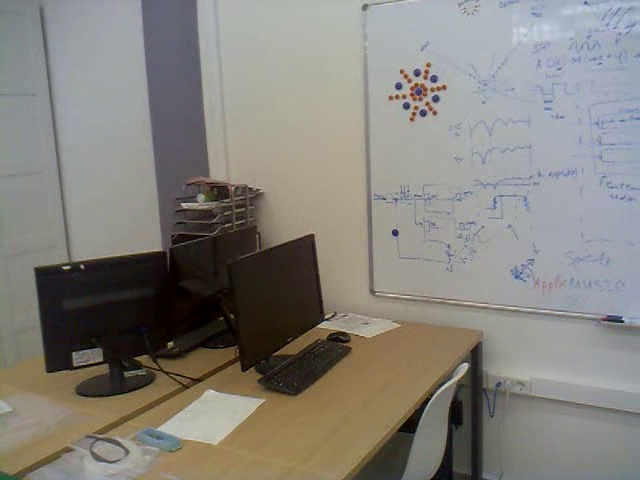
#> input picture Python/Detectors/Harris corners detection/3.jpg, 640 x 480 px
$ python HCD.py
#> lines starting #> are read from the running program, lines starting #| are printed output that depends on the picture; after the words box and inside, x2 and y2 are one past the last pixel; in counts of white or black regions, pixels touching at a corner belong together
import numpy as np
import cv2
import glob


img = cv2.imread('3.jpg')
#> img is the input picture: shape (480, 640, 3); mean B, G, R 124, 130.2, 132.9
gray = cv2.cvtColor(img,cv2.COLOR_BGR2GRAY)
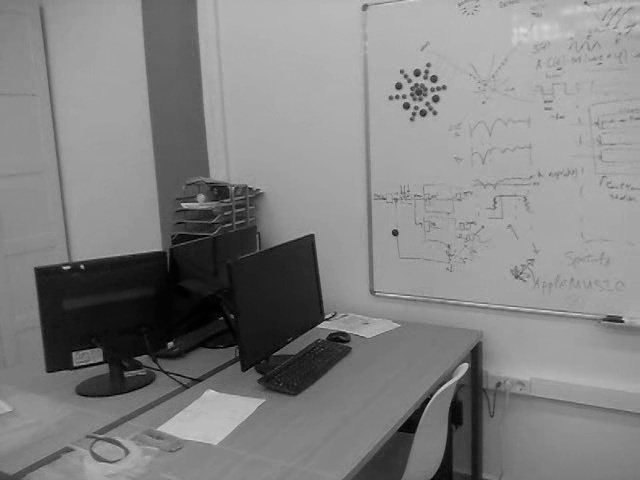
#> gray: shape (480, 640); min 0, max 218, mean 130.3

gray = np.float32(gray)

#To detect only sharp corners
dst = cv2.cornerHarris(gray,2,3,0.04)

#result is dilated for marking the corners, not important
dst = cv2.dilate(dst,None)
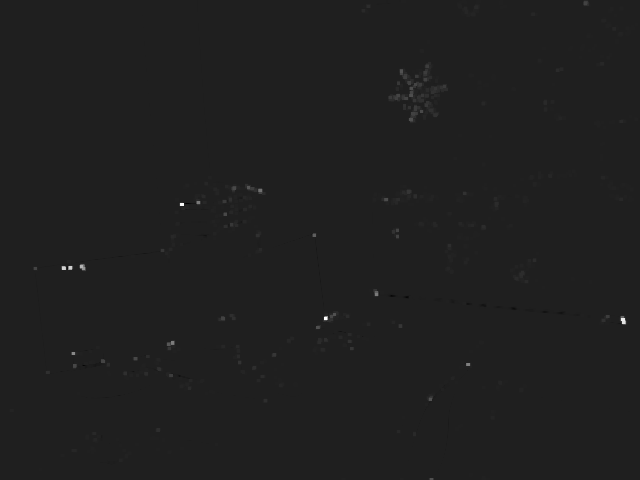
#> dst: shape (480, 640) float32; min -1832587, max 13006813, mean 16485; drawn with min black and max white

# Threshold for an optimal value, it may vary depending on the image.
img[dst>0.01*dst.max()]=[0,0,250]
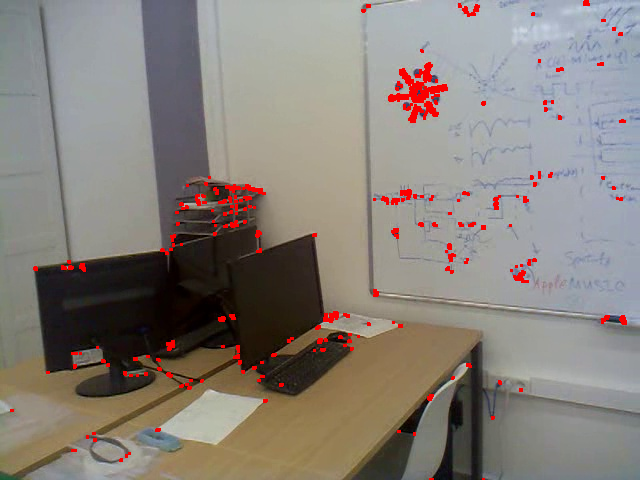
#> img: shape (480, 640, 3); 1.83% of pixels changed, all inside (x1, y1, x2, y2) = (10, 0, 627, 480)

cv2.imshow('dst',img)
cv2.imwrite('3-1.jpg',img)

# to detect soft corners
dst = cv2.cornerHarris(gray, blockSize=14, ksize=5, k=0.04)
dst = cv2.dilate(dst, None)
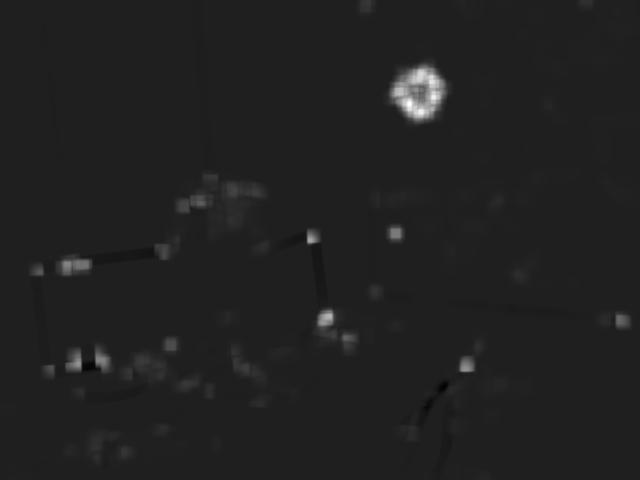
#> dst: shape (480, 640) float32; min -29236112, max 205465280, mean 1786303.8; drawn with min black and max white
img[dst > 0.01*dst.max()] = [0,0,0]
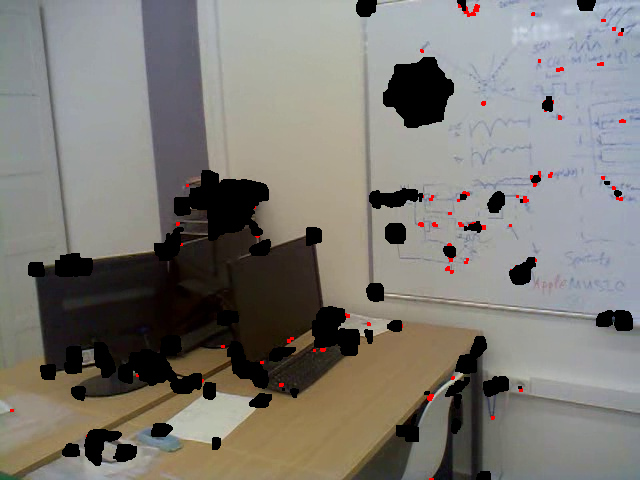
#> img: shape (480, 640, 3); 8.04% of pixels changed, all inside (x1, y1, x2, y2) = (28, 0, 633, 480)
cv2.imshow('Harris Corners(also soft)',img)


if cv2.waitKey(0) & 0xff == 27:
#> (key Esc is pressed here)
    cv2.destroyAllWindows()

$ run again, with Python/Detectors/Harris corners detection/2.jpg copied over Python/Detectors/Harris corners detection/3.jpg
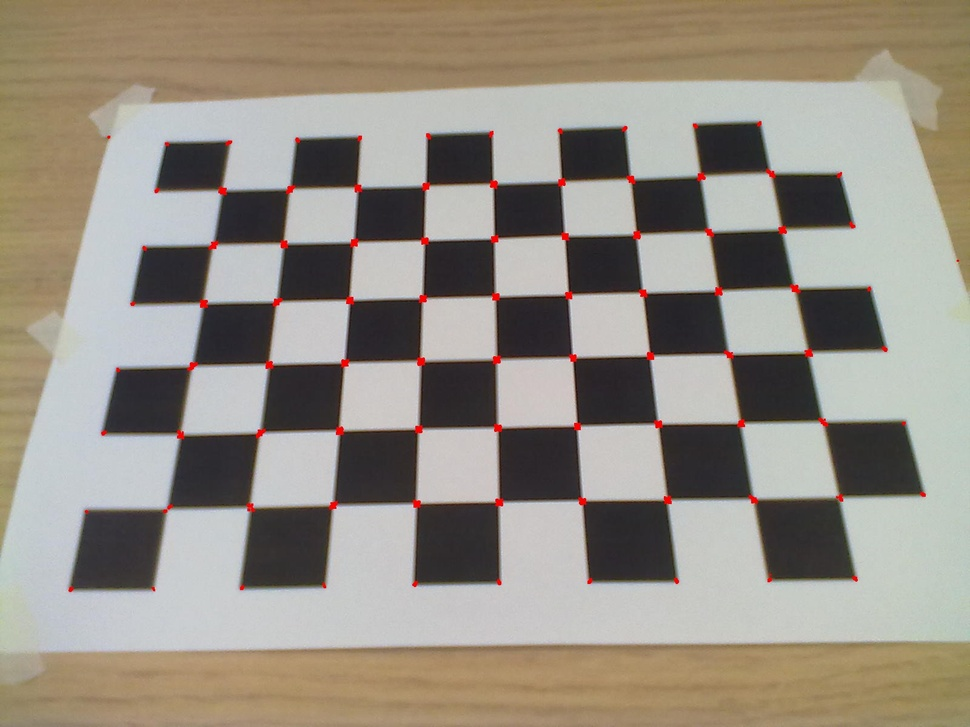
#> input picture Python/Detectors/Harris corners detection/2.jpg, 970 x 727 px, shrunk from 1600 x 1200 before the run
#> img is the input picture: shape (727, 970, 3); mean B, G, R 131.8, 142.6, 149.6
#> `dst = cv2.cornerHarris(gray, blockSize=14, ksize=5, k=0.04)`:
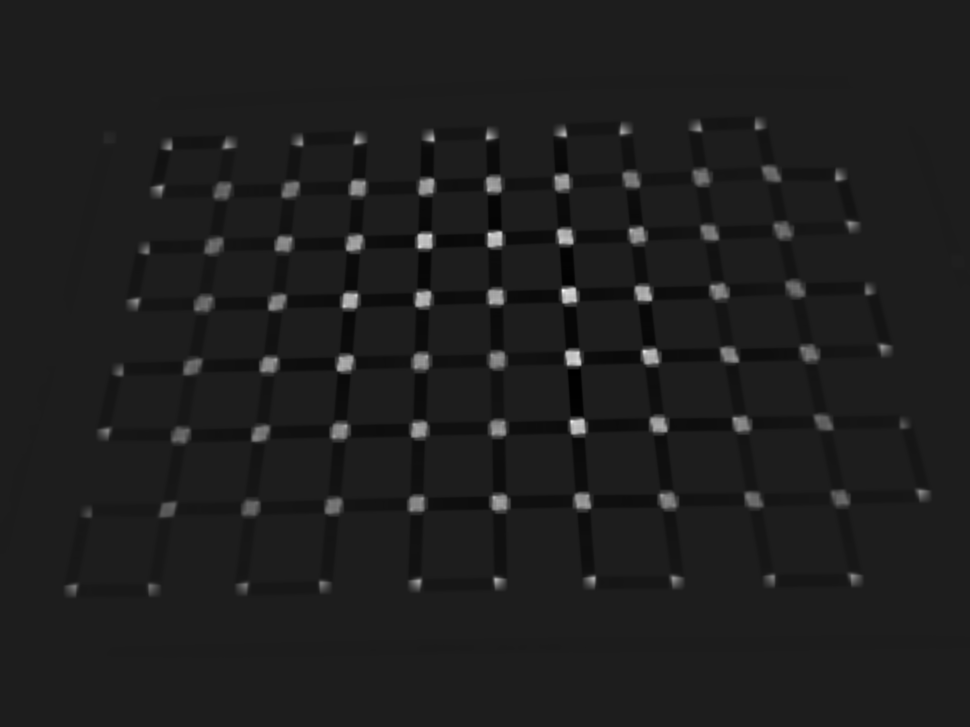
#> dst: shape (727, 970) float32; min -34763256, max 270175264, mean 1231595.6; drawn with min black and max white
#> `img[dst > 0.01*dst.max()] = [0,0,0]`:
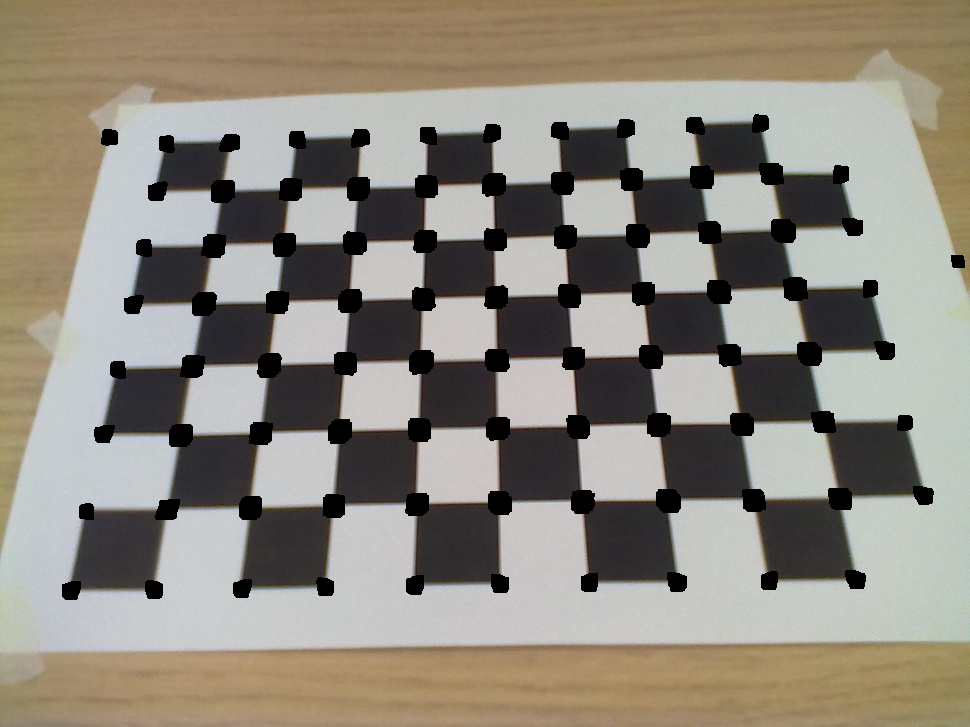
#> img: shape (727, 970, 3); mean B, G, R 125.5, 136.2, 141.9
